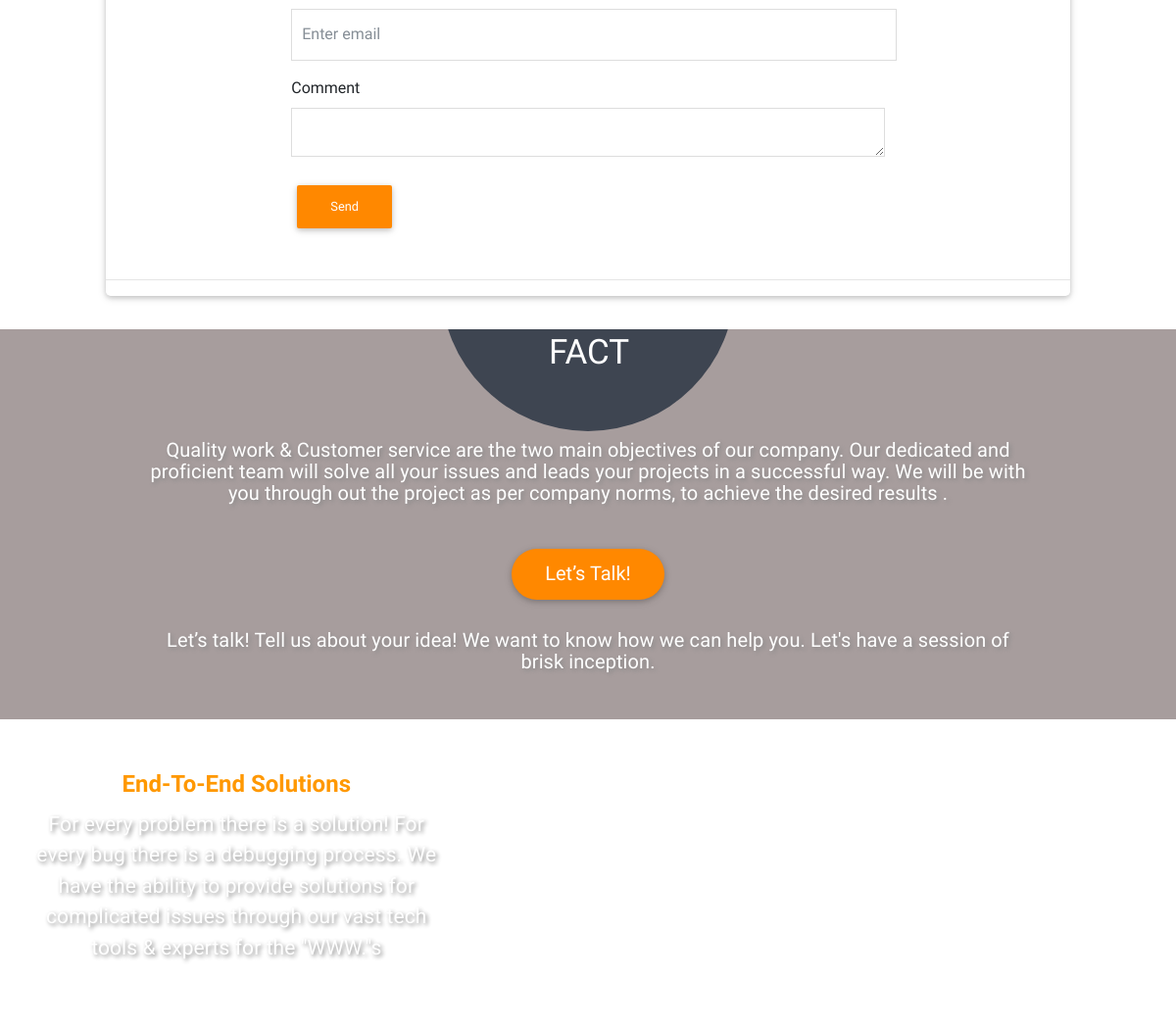
Page /index.php/blog/how_to_create_manage_and_optimize_a_youtube_channel (middle part) on the earlier database version.
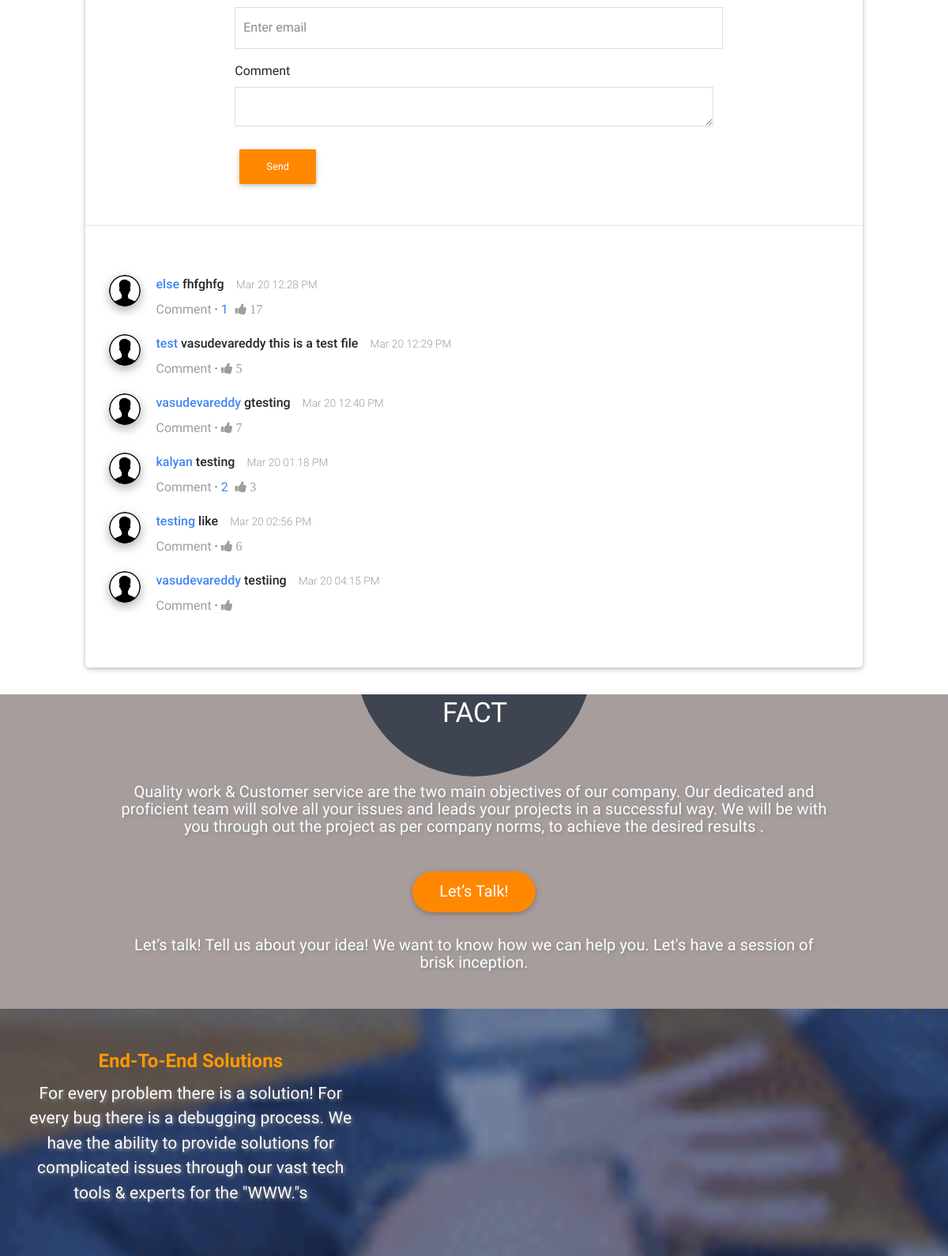
Same page on the later database version.
### tables this page shows
CREATE TABLE `comments` (
  `id` int(11) NOT NULL AUTO_INCREMENT,
  `post_id` int(11) DEFAULT NULL,
  `name` varchar(250) DEFAULT NULL,
  `email` varchar(250) DEFAULT NULL,
  `comment` varchar(250) DEFAULT NULL,
  `like` varchar(250) DEFAULT NULL,
  `create_at` varchar(250) DEFAULT NULL,
  PRIMARY KEY (`id`)
);

### application/controllers/Blog.php (called while the page is built, shortened)
<?php
class Blog extends CI_Controller {
public function __construct()
	{
		$this->load->helper(array('url','html','form'));
		$this->load->library('session','form_validation');
		$this->load->library('email');
		$this->load->model('Pracha_model');
		$this->load->model('Blog_model');
		$this->load->library('user_agent');
	}
	public function how_to_create_manage_and_optimize_a_youtube_channel()
	{
		$data['meta_title'] = 'How to  Optimize a Youtube Channel | Prachatech Web Designing Company';
		$data['meta_description'] = 'How to Create, Manage and Optimize a Youtube Channel? - If you have the desire to attract audience attention across the world with your creative ideas and videos, then this article is for you.';
		$data['meta_keywords'] = 'How to optimize a youtube channel, how to create a youtube channel, how to manage a youtube channel.';
		$commets['comments_list']=$this->Blog_model->get_all_commets(1);
		$data['currentURL'] = current_url();
		$this->load->view('header',$data);
		$this->load->view('blog_details',$commets);
		$this->load->view('footer');
	}
}

### index.php (called while the page is built, shortened)
<?php
require_once BASEPATH.'core/CodeIgniter.php';

### application/models/Blog_model.php (called while the page is built, shortened)
<?php if ( ! defined('BASEPATH')) exit('No direct script access allowed');
class Blog_model extends CI_Model
{
	public function get_all_commets($pid){
		$this->db->select('*')->from('comments');
		$this->db->where('post_id', $pid);
		$return=$this->db->get()->result_array();
		foreach($return as $List){
			$curl = curl_init();
			$str = curl_exec($curl);
			$pic=json_decode($str, TRUE);
			$lke=$this->get_like_count($List['id']);
			$lis[$List['id']]=$List;
			$lis[$List['id']]['imagurl']=isset($pic['entry']['gphoto$thumbnail']['$t'])?$pic['entry']['gphoto$thumbnail']['$t']:'';
			$lis[$List['id']]['count']=$this->get_replaycomments($List['id']);
			$lis[$List['id']]['likecount']=$lke['like'];
		}
		if(!empty($lis))
		{
		return $lis;
		}
	}
	public function get_replaycomments($comment_id){
		$this->db->select('*')->from('replay_comments');
		$this->db->where('comment_id', $comment_id);
		$return= $this->db->get()->result_array();
		foreach($return as $List){
			$curl = curl_init();
			$str = curl_exec($curl);
			$pic=json_decode($str, TRUE);
		$lis[$List['id']]=$List;
		$lis[$List['id']]['replyimagurl']=isset($pic['entry']['gphoto$thumbnail']['$t'])?$pic['entry']['gphoto$thumbnail']['$t']:'';
		}
		if(!empty($lis))
		{
		return $lis;
		}
	}
	public function get_like_count($id){
		$this->db->select('comments.like')->from('comments');
		$this->db->where('id', $id);
		return $this->db->get()->row_array();
	}
}

### application/views/blog_details.php (the view, shortened to what the changed rows need)
<div class="selectstate">
    <section class="pt-5 mt-4  pargh" style="padding:10px;">
        <br>
        <br>
        <div class="d-flex justify-content-md-center   ">
            <div class="col-md-10 card  " style="padding:0px;">
                <?php if(isset($comments_list) && count($comments_list)>0){ ?>
                <div class="row pad30">
                    <div class="col-lg-6">
                        <div class="mdb-feed">
                            <?php foreach($comments_list as $list){ ?>
                            <div class="news">
                                <?php if($list['imagurl']!=''){ ?>
                                <div class="label">
                                    <img src="<?php echo $list['imagurl']; ?>" class="rounded-circle z-depth-1-half">
                                </div>
                                <?php }else{ ?>
                                <div class="label">
                                    <img src="<?php echo base_url('assets/user.png'); ?>" class="rounded-circle z-depth-1-half">
                                </div>
                                <?php } ?>
                                <div class="excerpt">
                                    <div class="brief">
                                        <a class="name" href="mailto:<?php echo $list['email']; ?>">
                                            <?php echo $list['name']; ?></a>
                                        <?php echo $list['comment']; ?>
                                        <div class="date">
                                            <?php echo date('M j h:i A',strtotime(htmlentities($list['create_at'])));?>
                                        </div>
                                    </div>
                                    <div class="feed-footer">
                                        <a class="comment" data-toggle="collapse" href="#collapseExample-1<?php echo $list['id']; ?>" aria-expanded="false" aria-controls="collapseExample-1">Comment</a> &middot;
                                        <?php if(isset($list['count']) && count($list['count'])>0){ ?>
                                        <span>
                                            <a>
                                                <?php echo count($list['count']); ?></a>
                                        </span>
                                        <?php } ?>
                                        <a class="thumbs" data-toggle="tooltip" data-placement="top" onclick="likecounts('<?php echo $list['id']; ?>');" title="I like it">
                                            <i class="fa fa-thumbs-up"><span id="countids<?php echo $list['id']; ?>">
                                                    <?php echo $list['likecount']; ?></span></i>
                                        </a>
                                    </div>
                                </div>
                            </div>
                            <?php } ?>
                        </div>
                    </div>
                </div>
                <?php } ?>
            </div>
        </div>
    </section>

Differences in the rows shown:
added comments: name "else", comment "fhfghfg", create_at "Mar 20 12:28 PM", count($list['count']) "1", like "17"
added comments: name "test", comment "vasudevareddy this is a test file", create_at "Mar 20 12:29 PM", like "5"
added comments: name "vasudevareddy", comment "gtesting", create_at "Mar 20 12:40 PM", like "7"
added comments: name "kalyan", comment "testing", create_at "Mar 20 01:18 PM", count($list['count']) "2", like "3"
added comments: name "testing", comment "like", create_at "Mar 20 02:56 PM", like "6"
added comments: name "vasudevareddy", comment "testiing", create_at "Mar 20 04:15 PM"
